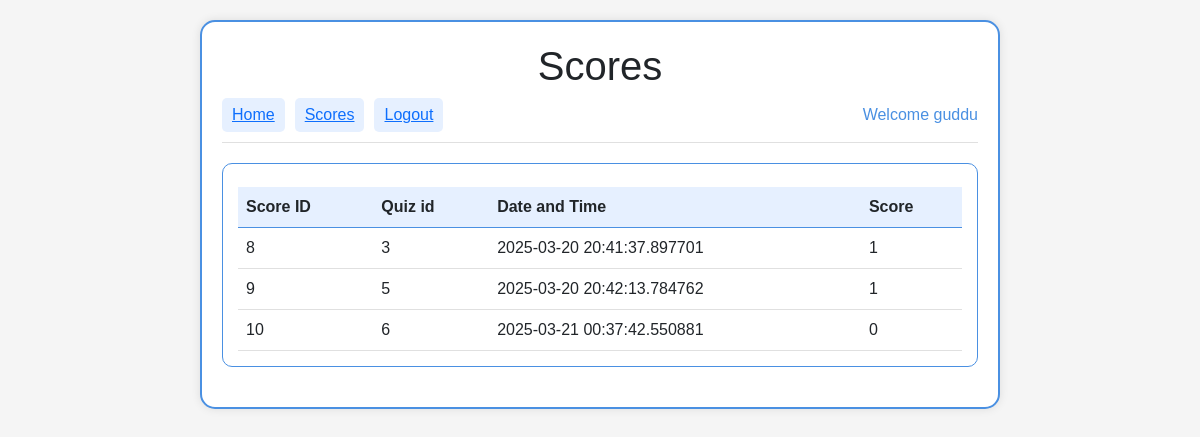
The app's page /user_score (signed in) with its own data.
### application/models.py (models this page shows)
class User(db.Model):
    id=db.Column(db.Integer(),primary_key=True)
    username=db.Column(db.String(),unique=True,nullable=False)
    password=db.Column(db.String(),nullable=False)
    fullname=db.Column(db.String(),nullable=False,)
    qualification=db.Column(db.String(),nullable=False)
    dob=db.Column(db.String())
    type=db.Column(db.String(),default="general")
    scores = db.relationship('Score', backref='user', lazy=True)

class Score(db.Model):
    id = db.Column(db.Integer(), primary_key=True)
    user_id = db.Column(db.Integer(), db.ForeignKey('user.id'), nullable=False)
    quiz_id = db.Column(db.Integer(), db.ForeignKey('quiz.id'), nullable=False)
    score = db.Column(db.Integer(), nullable=False)
    attempt_date = db.Column(db.DateTime())

### application/controllers.py (the view)
@app.route("/user_score",methods=["GET","POST"])
def user_score():
    username = session.get('username')
    this_user = User.query.filter_by(username=username).first()
    scores=Score.query.all()
    return render_template("user/user_score.html", this_user=this_user,scores=scores)

### templates/user/user_score.html (shortened to what this page needs)
<!DOCTYPE html>
<html lang="en">
<head>
    <link rel="stylesheet" href="../static/style.css">
    <link href="https://cdn.jsdelivr.net/npm/bootstrap@5.3.3/dist/css/bootstrap.min.css" rel="stylesheet">
</head>
<body>
    <div class="container" >
        <h1 class="dashboard-header"  style="text-align: center;">Scores</h1>
        <div class="header">
            <div class="nav">
                <a class="nav-item" href="/user_dashboard" type="button">Home</a>
                <a class="nav-item" href="/user_score" type="button">Scores</a>
                <a class="nav-item" href="/logout">Logout</a>
            </div>
            <div class="welcome">Welcome {{this_user.fullname}}</div>
        </div>
        <div class="panel">
            <table>
                <thead>
                    <tr style="text-align: right;">
                        <th>Score ID</th>
                        <th>Quiz id</th>
                        <th>Date and Time</th>
                        <th>Score</th>
                    </tr>
                </thead>
                <tbody >
                    {% for score in scores %}
                    {% if this_user.id==score.user_id %}
                    <tr>
                        <td>{{score.id}}</td>
                        <td>{{score.quiz_id}}</td>
                        <td>{{score.attempt_date}}</td>
                        <td>{{score.score}}</td>
                    </tr>
                    {% endif%}
                    {% endfor%}
                </tbody>
            </table>
        </div>
    </div>
</body>
</html>

### static/style.css (style rules this page uses)
* { margin:0px }

### templates/user/user_score.html (style rules this page uses)
body { font-family: Arial, sans-serif; margin: 0; padding: 0; background-color: #f5f5f5; }
.container { max-width: 800px; margin: 20px auto; background-color: white; border: 2px solid #4a90e2; border-radius: 15px; padding: 20px; box-shadow: 0 0 10px rgba(0,0,0,0.1); }
.header { border-bottom: 1px solid #e0e0e0; padding-bottom: 10px; margin-bottom: 20px; display: flex; justify-content: space-between; align-items: center; }
.nav { display: flex; gap: 10px; }
.nav-item { padding: 5px 10px; background-color: #e6f0ff; border-radius: 5px; cursor: pointer; }
.welcome { color: #4a90e2; }
.panel { border: 1px solid #4a90e2; border-radius: 10px; padding: 15px; margin-bottom: 20px; }
table { width: 100%; border-collapse: collapse; }
th { background-color: #e6f0ff; padding: 8px; text-align: left; border-bottom: 1px solid #4a90e2; }
td { padding: 8px; border-bottom: 1px solid #e0e0e0; }

### records on screen
User: fullname "guddu"
Score: id "8", quiz_id "3", attempt_date "2025-03-20 20:41:37.897701", score "1"
Score: id "9", quiz_id "5", attempt_date "2025-03-20 20:42:13.784762", score "1"
Score: id "10", quiz_id "6", attempt_date "2025-03-21 00:37:42.550881", score "0"
